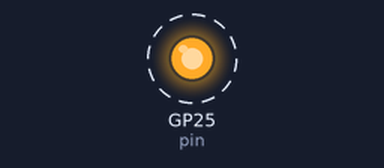
Bench run of a program on a simulated Raspberry Pi Pico running MicroPython. Parts: output pins drawn as LEDs (lit = HIGH). Dashed ring = blinking. What the program prints to the serial console is not drawn. At 5.0 s the program stops and its outputs stay as they are.

Above: at 0.2 s.
Timing chart, 0 to 3.0 s (numbered marks = the images above):
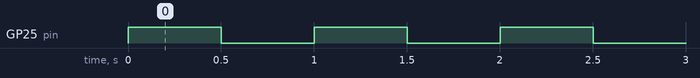

The program:

v01.py
```python
"""
Basic blink program - Debugpy Friendly Version

This script demonstrates:
- The classic while True pattern used in microcontrollers
- Toggling the LED state
- Using variables you can watch in the debugger

TIP: Set a breakpoint on the 'pin.toggle()' line to step through each blink!
     Change MAX_BLINKS to 0 for infinite loop (real microcontroller behavior)
"""

from machine import Pin
from utime import sleep

# Initialize the onboard LED
pin = Pin("LED", Pin.OUT)

# Track state for debugging - watch these variables!
blink_count = 0
led_state = False
MAX_BLINKS = 10  # Set to 0 for infinite loop (microcontroller style)

print(f"Starting blink demo" + (f" - will blink {MAX_BLINKS} times" if MAX_BLINKS else " - infinite loop (Ctrl+C to stop)"))

# Classic microcontroller pattern: while True
while True:
    blink_count += 1

    pin.toggle()  # <-- Good place for a breakpoint!
    led_state = bool(pin.value())

    status = "ON" if led_state else "OFF"
    print(f"Blink {blink_count}: LED is {status}")

    sleep(0.5)  # Half second delay

    # Break after MAX_BLINKS if set (0 = infinite)
    if MAX_BLINKS and blink_count >= MAX_BLINKS:
        break

# Cleanup - turn LED off
pin.off()
print("Demo complete! LED turned off.")
```

Measured:
- by itself, GP25 (pin): alternates HIGH for 0.50 s and LOW for 0.50 s, 10 changes in all, then stays LOW
